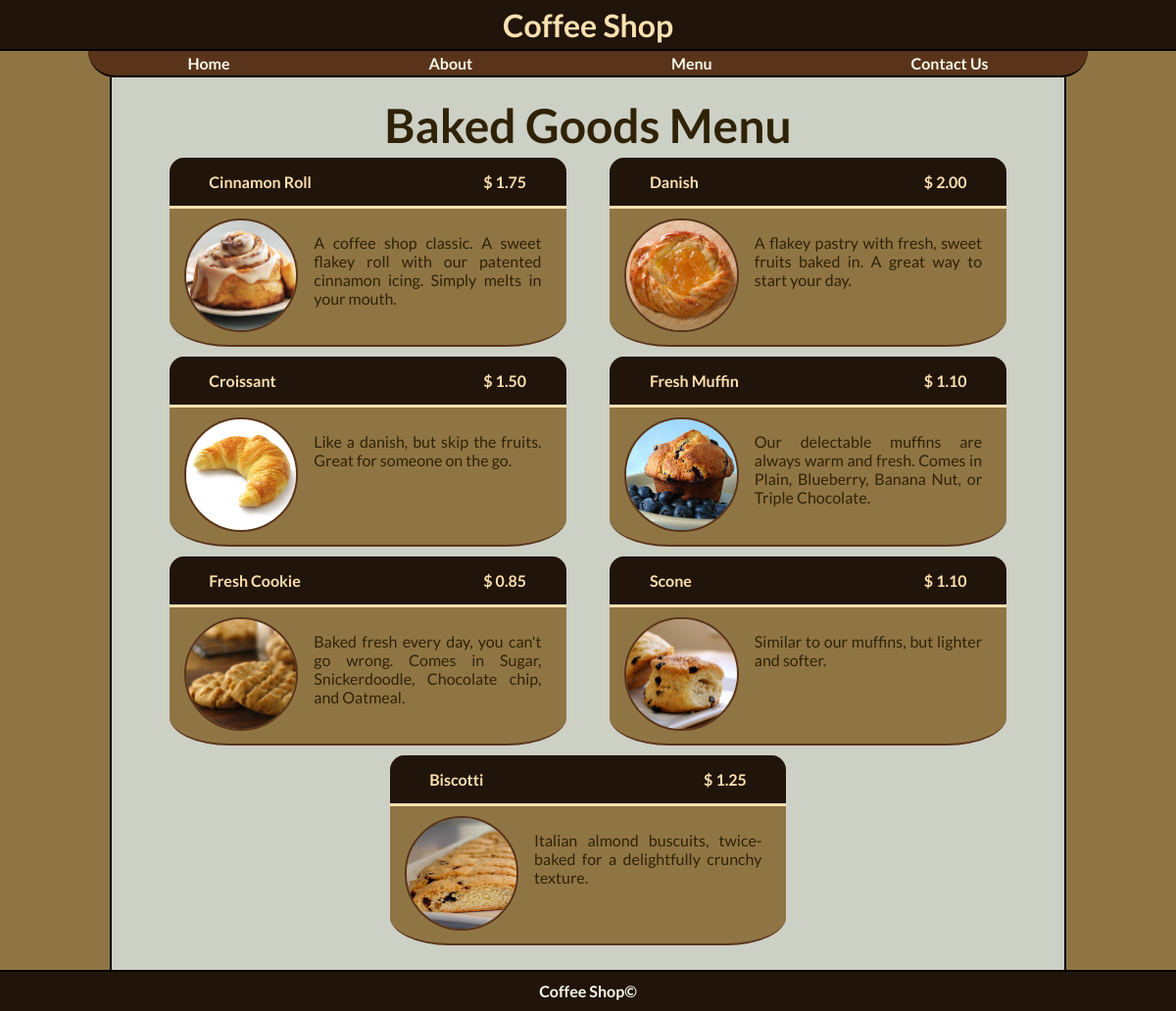
Page /menu/bakery.php on the committed database.
### tables this page shows
CREATE TABLE `baked_good` (
  `bake_id` int(11) NOT NULL AUTO_INCREMENT,
  `name` varchar(50) DEFAULT NULL,
  `description` varchar(200) DEFAULT NULL,
  `price` decimal(10,2) DEFAULT NULL,
  `img_dir` varchar(50) DEFAULT NULL,
  PRIMARY KEY (`bake_id`)
);

### database/databaseSelect.inc.php (called while the page is built, shortened)
<?php
    $sqlSelectBake = "SELECT DISTINCT *
                      FROM baked_good;";
?>

### templates/menuItem.inc.php (the view)
<table>
  <div class="menu">
    <?php
      while ($foodRow = $foodList->fetch()) {
        echo "<div class='menu-item'>";
          echo "<div class='menu-item-header'>";
            echo "<p>" . $foodRow['name'] . "</p>";
            echo "<p> $ " . $foodRow['price'] . "</p>";
          echo "</div>";
          echo "<div class='menu-item-body'>";
            echo "<div>";
              echo "<img src='.." . $foodRow['img_dir'] . "' alt='" . $foodRow['name'] . "'>";
            echo "</div>";
            echo "<p>" . $foodRow['description'] . "</p>";
          echo "</div>";
        echo "</div>";
      }
    ?>
  </div>
</table>

### templates/head.php (shortened to what this page needs)
<!DOCTYPE html>
<html lang="en">
<head>
  <?php
    $baseUrl = 'http://127.0.0.1/';
  ?>
  <link rel="stylesheet" type="text/css" href="<?php echo $baseUrl; ?>static/css/base.css">
</head>

### menu/bakery.php (shortened to what this page needs)
<?php
  include "../templates/head.php";
  include "../database/databaseLogin.inc.php";
  include "../database/databaseSelect.inc.php";
  $pdo = ConnectViaPDO($host, $DBuser, $DBpassword, $database, $DBport);
  $foodList = $pdo->query($sqlSelectBake);
?>
<body>
  <?php
    include "../templates/header.php";
    include "../templates/nav.php";
  ?>
  <main>
    <div class="placeholder"></div>
    <div id="content">
      <h2>Baked Goods Menu</h2>
      <?php
        include "../templates/menuItem.inc.php";
      ?>
    </div>
    <div class="placeholder"></div>
  </main>
  <?php
    include "../templates/footer.php";
  ?>
</body>
</html>

### templates/header.php (shortened to what this page needs)
<header>
  <h1><a href="<?php echo $baseUrl; ?>index.php">Coffee Shop</a></h1>
</header>

### templates/nav.php (shortened to what this page needs)
<nav>
  <ul>
    <li><a href="<?php echo $baseUrl; ?>index.php">Home</a></li>
    <li><a href="<?php echo $baseUrl; ?>about.php">About</a></li>
    <li class="drop">Menu</li>
    <li><a href="<?php echo $baseUrl; ?>contact.php">Contact Us</a></li>
  </ul>
</nav>

### templates/footer.php
<footer>
  <p>Coffee Shop&copy;</p>
</footer>

### static/css/base.css (style rules this page uses)
html, body, hgroup, header, footer, nav, article, section, aside, figure, figcaption, h1, h2, h3, h4, h5, h6, ol, ul, li, div, span, p, img, a { margin: 0; padding: 0; font-size: 100%; font-family: 'Lato', 'Open Sans', sans-serif; vertical-align: baseline; border: 0; }
h1 { font-size: 200%; }
h2 { font-size: 150%; }
body { display: flex; flex-direction: column; justify-content: center; align-items: center; min-height: 100vh; }
header { width: 100%; }
footer { width: 100%; }
nav { width: 100%; }
@media (min-width: 896px) { nav { width: 85%; } }
main { flex-grow: 1; width: 100%; }
body { color: #2F2206; }
body { background-color: #907544; }
header { border-bottom: 2px solid #000; }
nav { border-bottom: 2px solid #000; }
@media (min-width: 550px) { nav { border-bottom-right-radius: 5em; border-bottom-left-radius: 5em; } }
header { display: flex; justify-content: space-between; align-items: center; min-height: 50px; }
header a { color: #FCE1B0; text-decoration: none; }
header { background-color: #21140a; }
header a { transition: all 0.5s ease; }
footer { display: flex; justify-content: center; align-items: center; min-height: 40px; }
footer { font-weight: bold; color: #F8FAEA; }
footer { background-color: #21140a; border-top: 2px solid #000; }
nav { display: flex; justify-content: center; align-items: center; min-height: 25px; }
nav ul { display: flex; justify-content: space-around; align-items: center; width: 100%; }
nav li { display: flex; flex-direction: column; justify-content: center; align-items: center; height: 20px; }
nav a { display: flex; justify-content: center; align-items: center; width: 100%; }
nav .drop { position: relative; }
nav { color: #F8FAEA; }
nav li { color: #F8FAEA; font-weight: bold; }
nav a { color: #F8FAEA; text-decoration: none; }
nav { background-color: #59341b; }
nav li { list-style-type: none; }
nav a { transition: all 0.5s ease; }
main { display: flex; justify-content: space-between; }
main .placeholder { display: none; width: 0; }
@media (min-width: 896px) { main .placeholder { display: block; width: 10%; min-width: 100px; } }
main #content { width: 100%; padding-top: 20px; padding-right: 3%; padding-bottom: 20px; padding-left: 3%; }
@media (min-width: 767px) { main #content { width: 80%; } }
main p { padding-top: 15px; padding-bottom: 15px; }
main img { width: 100%; height: auto; }
.menu { display: flex; justify-content: space-between; flex-wrap: wrap; }
.menu .menu-item { display: flex; flex-direction: column; width: 90%; margin-top: 5px; margin-right: auto; margin-bottom: 5px; margin-left: auto; }
@media (min-width: 767px) { .menu .menu-item { max-width: 45%; } }
.menu .menu-item-header { display: flex; justify-content: space-between; padding-right: 10%; padding-left: 10%; }
.menu .menu-item-body { display: flex; justify-content: space-between; padding-top: 10px; padding-right: 15px; padding-bottom: 10px; padding-left: 15px; }
.menu .menu-item-body div { max-width: 30%; }
.menu .menu-item-body p { padding-right: 10px; padding-left: 20px; }
main h2 { font-size: 300%; text-align: center; }
@media (min-width: 896px) { main p { text-align: justify; } }
.menu .menu-item-header { font-weight: bold; color: #FCE1B0; }
main #content { background-color: #cdd0c5; border-right: 2px solid #000; border-left: 2px solid #000; }
.menu-item { background-color: #907544; border-bottom: 2px solid #59341b; border-top-right-radius: 15px; border-bottom-right-radius: 15%; border-bottom-left-radius: 15%; border-top-left-radius: 15px; }
.menu .menu-item-header { background-color: #21140a; border-bottom: 3px solid #FCE1B0; border-top-right-radius: 15px; border-top-left-radius: 15px; }
.menu .menu-item-body img { border: 2px solid #59341b; border-radius: 50%; }

### rows in the picture
baked_good: name "Cinnamon Roll", price "1.75", img_dir (picture), description "A coffee shop classic. A sweet flakey roll with our patented cinnamon icing. Simply melts in your mouth."
baked_good: name "Danish", price "2.00", img_dir+name (picture), description "A flakey pastry with fresh, sweet fruits baked in. A great way to start your day."
baked_good: name "Croissant", price "1.50", img_dir+name (picture), description "Like a danish, but skip the fruits. Great for someone on the go."
baked_good: name "Fresh Muffin", price "1.10", img_dir (picture), description "Our delectable muffins are always warm and fresh. Comes in Plain, Blueberry, Banana Nut, or Triple Chocolate."
baked_good: name "Fresh Cookie", price "0.85", img_dir (picture), description "Baked fresh every day, you can't go wrong. Comes in Sugar, Snickerdoodle, Chocolate chip, and Oatmeal."
baked_good: name "Scone", price "1.10", img_dir+name (picture), description "Similar to our muffins, but lighter and softer."
baked_good: name "Biscotti", price "1.25", img_dir+name (picture), description "Italian almond buscuits, twice-baked for a delightfully crunchy texture."
